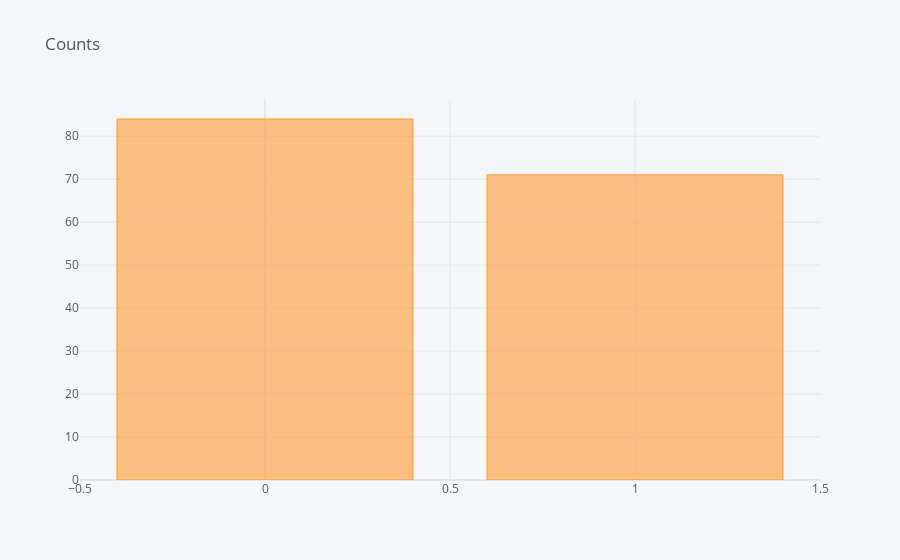

The notebook cell this image was saved under:
### Markdown cell above
Plot a Bar Chart depicting the count of each unique value in Gender column

### Code cell
df_labels['Gender'].value_counts().iplot(kind='bar',title='Counts')

### Figure 1 — Plotly figure (JSON) as saved in the notebook; plotly's stock layout.template omitted (floating-point values rounded to 4 significant figures)
{"data": [{"marker": {"color": "rgba(255, 153, 51, 0.6)", "line": {"color": "rgba(255, 153, 51, 1.0)", "width": 1}}, "name": "Gender", "orientation": "v", "text": "", "type": "bar", "x": [0, 1], "y": [84, 71]}], "layout": {"legend": {"bgcolor": "#F5F6F9", "font": {"color": "#4D5663"}}, "paper_bgcolor": "#F5F6F9", "plot_bgcolor": "#F5F6F9", "title": {"font": {"color": "#4D5663"}, "text": "Counts"}, "xaxis": {"gridcolor": "#E1E5ED", "showgrid": true, "tickfont": {"color": "#4D5663"}, "title": {"font": {"color": "#4D5663"}, "text": ""}, "zerolinecolor": "#E1E5ED"}, "yaxis": {"gridcolor": "#E1E5ED", "showgrid": true, "tickfont": {"color": "#4D5663"}, "title": {"font": {"color": "#4D5663"}, "text": ""}, "zerolinecolor": "#E1E5ED"}}}
